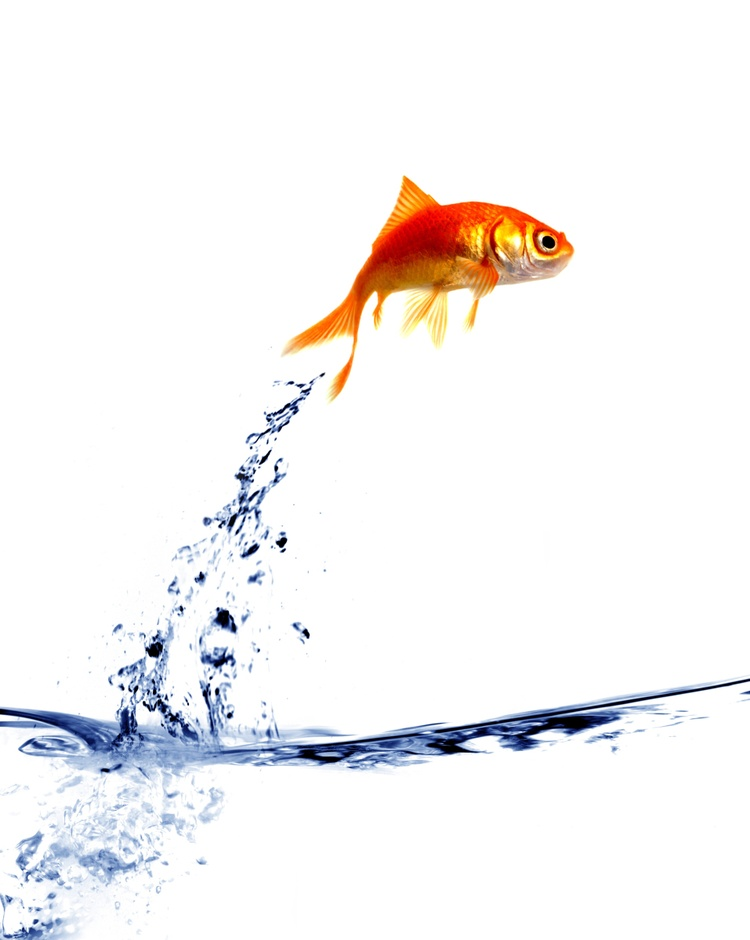
#> input picture Lab1/image/jumpingFish.jpg, 750 x 940 px, shrunk from 957 x 1199 before the run
$ jupyter execute Lab1_1_2.ipynb   (shell and % lines are left out)
#> lines starting #> are read from the running program, lines starting #| are printed output that depends on the picture; after the words box and inside, x2 and y2 are one past the last pixel; in counts of white or black regions, pixels touching at a corner belong together
[cell 1]
import numpy as np
import cv2
import math
import matplotlib.image as mpimg


from matplotlib import pyplot as plt
from mpl_toolkits.mplot3d import Axes3D

[cell 2]
img = cv2.imread("image/jumpingFish.jpg")
#> img is the input picture: shape (940, 750, 3); mean B, G, R 244, 243.9, 245.7
rgb_image = np.copy(img)
rgb_image[:,:,0], rgb_image[:,:,2] = img[:,:,2],img[:,:,0]
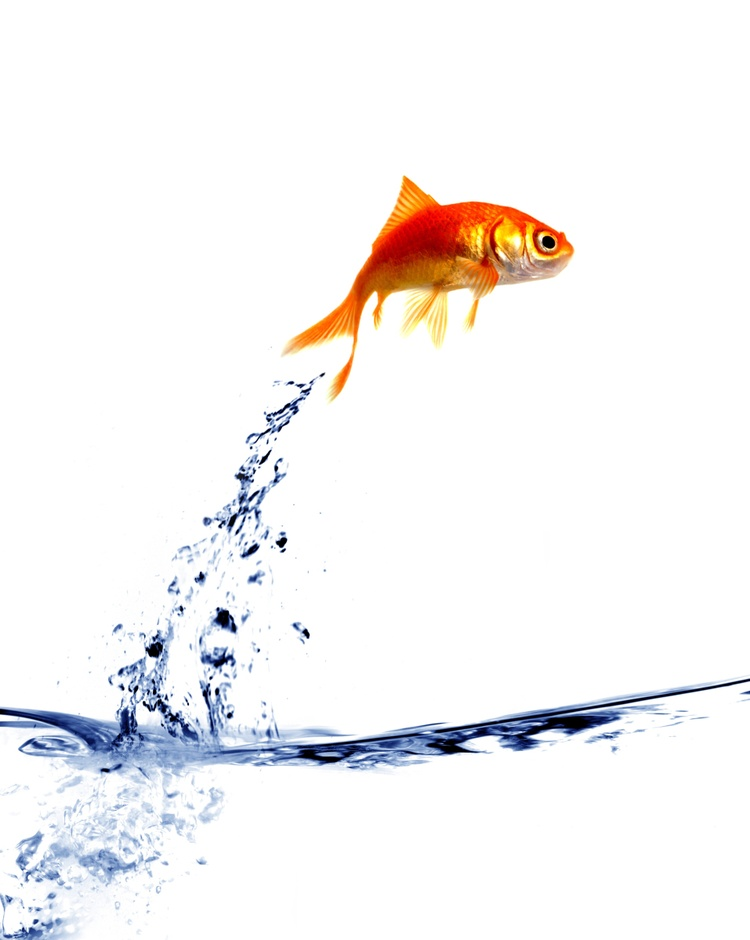
#> rgb_image: shape (940, 750, 3); 17.28% of pixels changed, all inside (x1, y1, x2, y2) = (0, 162, 750, 940)


_, axs = plt.subplots(1,4, figsize=(12,4))
# 1
print(img.shape)
#| (940, 750, 3)

# 2

Xr = rgb_image[:,:,0]
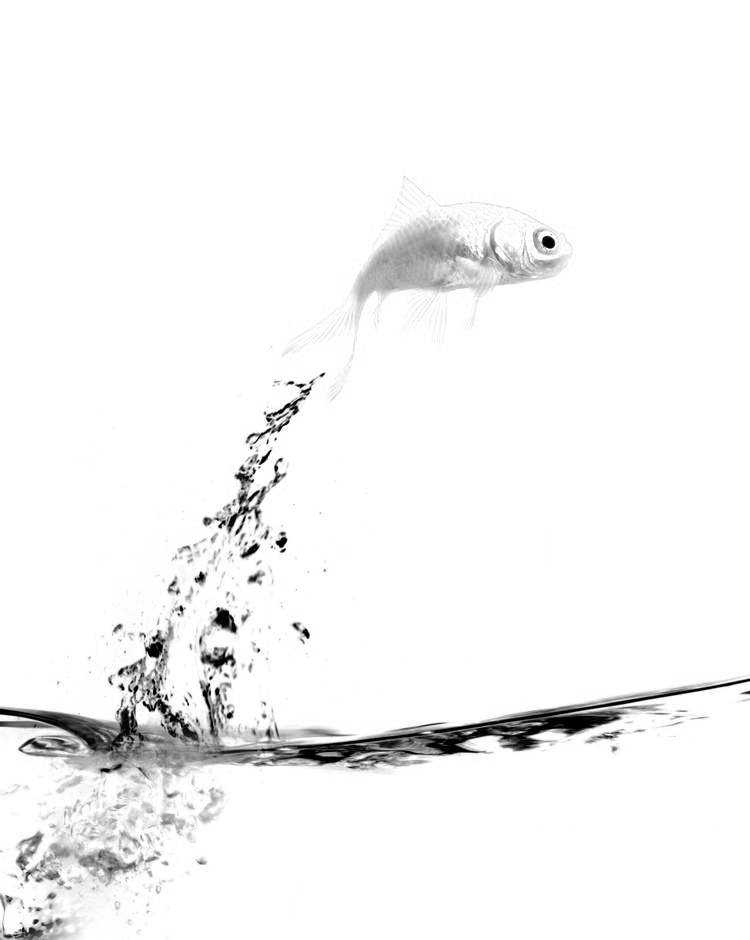
#> Xr: shape (940, 750); min 0, max 255, mean 245.7


# 3
rgb_image_transpose = rgb_image.transpose()
print(rgb_image_transpose.shape)
#| (3, 750, 940)


#4
flattend_image = img.reshape(-1,rgb_image.shape[2])
img_reshape = flattend_image.reshape(rgb_image.shape[2], rgb_image.shape[0],rgb_image.shape[1])
img_moveaxis = np.moveaxis(rgb_image,-1,0)
print(img_moveaxis.shape)
#| (3, 940, 750)
print(img_reshape.shape)
#| (3, 940, 750)

# show image
file_names = [rgb_image[:,:,0],rgb_image_transpose[0,:,:],img_moveaxis[0,:,:],img_reshape[0,:,:]]
for img, ax in zip(file_names, axs):
    ax.imshow(img, cmap='gray')
#> this loop made 4 passes

plt.show()
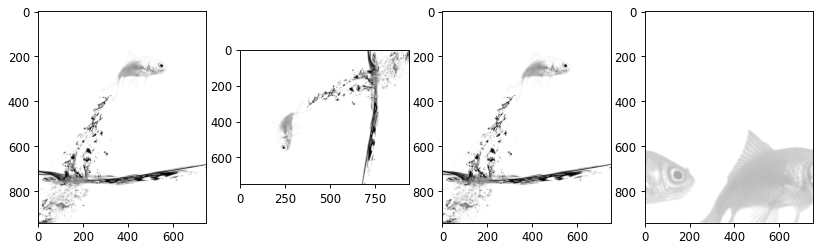
#> figure drawn by matplotlib, 4 panels
